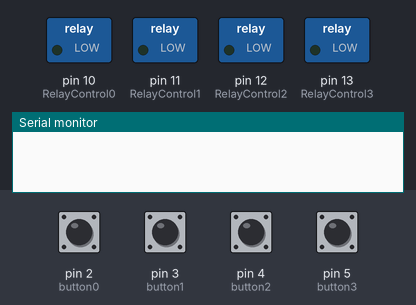
The sketch below on a simulated Arduino Uno, built with avr-gcc and run on an emulated ATmega328P. Parts: switched loads named in the sketch (green lamp = pin HIGH), the last lines printed to the serial monitor. Inputs (shaded band) come from the test bench; at power-on: pin 2 (button0), pin 3 (button1), pin 4 (button2), pin 5 (button3) LOW.

Above: at 1.2 s.
1.3 s: pin 2 (button0) pulled HIGH for 0.15 s
At 1.38 s:
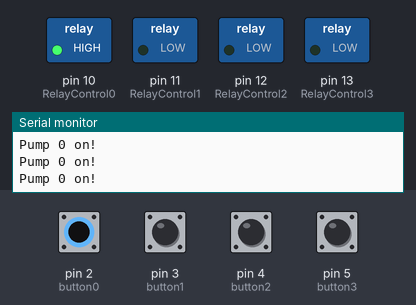
2.9 s: pin 3 (button1) pulled HIGH for 0.15 s
At 2.98 s:
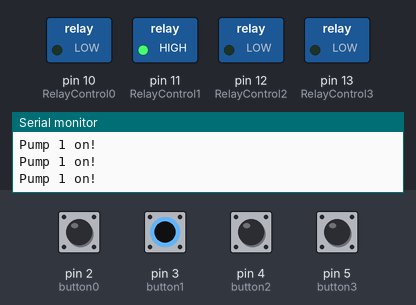
4.5 s: pin 4 (button2) pulled HIGH for 0.15 s
At 4.58 s:
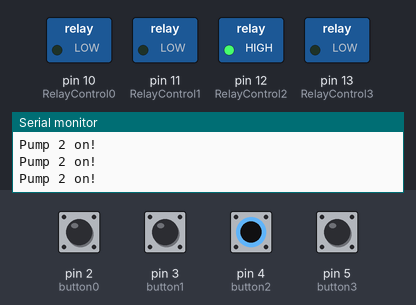
6.1 s: pin 5 (button3) pulled HIGH for 0.15 s
At 6.18 s:
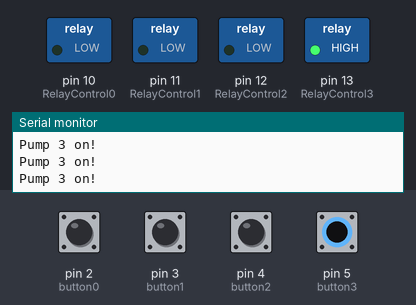
7.7 s: pin 2 (button0) driven HIGH and pin 3 (button1) driven HIGH
At 8.0 s:
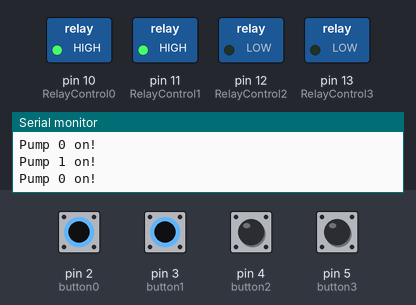
9.2 s: pin 4 (button2) pulled HIGH for 1 s
At 9.6 s:
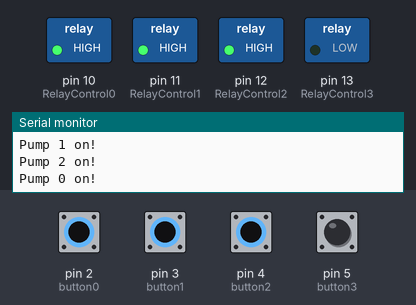
Timing chart, 0 to 12.2 s (numbered marks = the images above; inputs shaded):
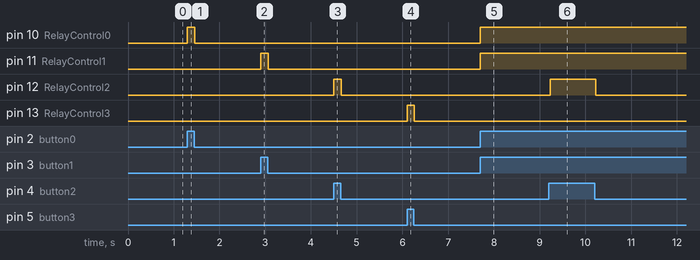

The sketch:

drinkMasterTest.ino
```cpp
int RelayControl3 = 13;
int RelayControl2 = 12;
int RelayControl1 = 11;
int RelayControl0 = 10;

int button0 = 2;
int button1 = 3;
int button2 = 4;
int button3 = 5;

int buttonVal0 = 0;
int buttonVal1 = 0;
int buttonVal2 = 0;
int buttonVal3 = 0;

void setup() {
  // put your setup code here, to run once:
  Serial.begin(9600);
  pinMode(RelayControl0, OUTPUT);
  pinMode(RelayControl1, OUTPUT);
  pinMode(RelayControl2, OUTPUT);
  pinMode(RelayControl3, OUTPUT);

  pinMode(button0, INPUT);
  pinMode(button1, INPUT);
  pinMode(button2, INPUT);
  pinMode(button3, INPUT);
}

void loop() {
  // put your main code here, to run repeatedly:

  buttonVal0 = digitalRead(button0);
  buttonVal1 = digitalRead(button1);
  buttonVal2 = digitalRead(button2);
  buttonVal3 = digitalRead(button3);

  if (buttonVal0 == 1)
  {
    digitalWrite(RelayControl0, HIGH);
    Serial.write("\nPump 0 on!");
  }

  else
    digitalWrite(RelayControl0, LOW);

  if (buttonVal1 == 1)
  {
    digitalWrite(RelayControl1, HIGH);
    Serial.write("\nPump 1 on!");
  }

  else
    digitalWrite(RelayControl1, LOW);

  if (buttonVal2 == 1)
  {
    digitalWrite(RelayControl2, HIGH);
    Serial.write("\nPump 2 on!");
  }

  else
    digitalWrite(RelayControl2, LOW);

  if (buttonVal3 == 1)
  {
    digitalWrite(RelayControl3, HIGH);
    Serial.write("\nPump 3 on!");
  }

  else
    digitalWrite(RelayControl3, LOW);

}
```

Measured:
- after the input at 1.3 s, pin 10 (RelayControl0): LOW → HIGH at once, → LOW 0.16 s later
- after the input at 2.9 s, pin 11 (RelayControl1): LOW → HIGH at once, → LOW 0.16 s later
- after the input at 4.5 s, pin 12 (RelayControl2): LOW → HIGH at once, → LOW 0.16 s later
- after the input at 6.1 s, pin 13 (RelayControl3): LOW → HIGH at once, → LOW 0.16 s later
- after the input at 7.7 s, pin 10 (RelayControl0), pin 11 (RelayControl1): LOW → HIGH at once
- after the input at 9.2 s, pin 12 (RelayControl2): LOW → HIGH at once, → LOW 1.0 s later
